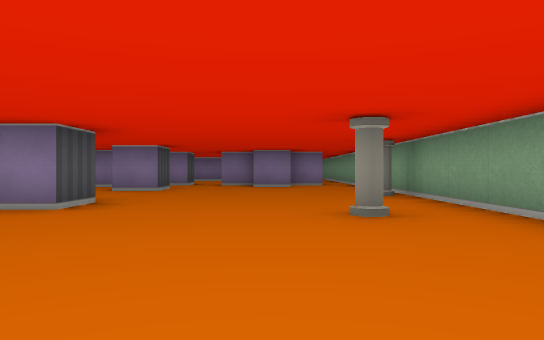
view 1 (above)

24 first-person views from a walk through a cub3D maze. The camera is about half as high as the walls, looks level and sees 70° across. The floor is counted in squares. Each view is taken from the middle of a square. On the plan, view 1 faces up. The plan holds only what a view shows up to about 9 squares ahead; the rest is blank. The place goes on beyond the plan.

view 2
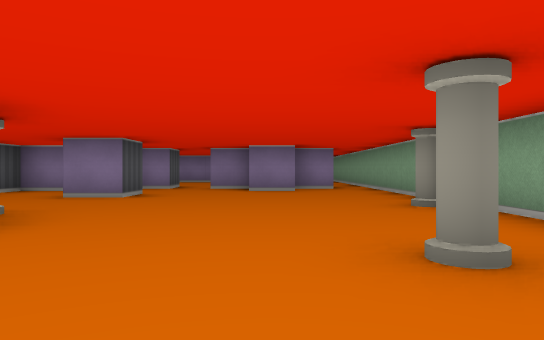

view 3
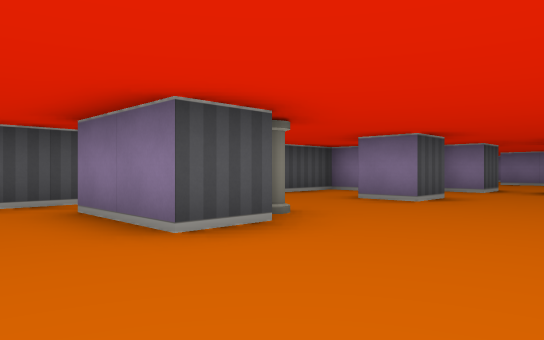

view 4
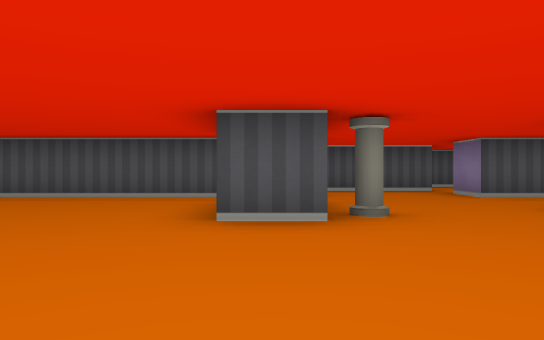

view 5
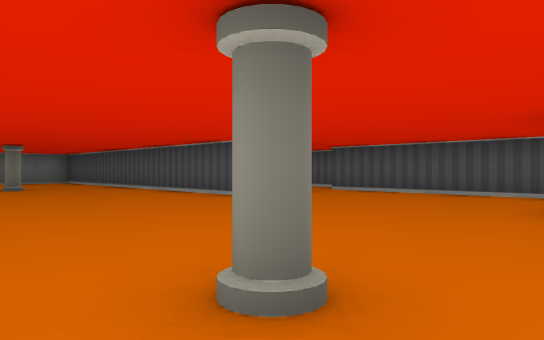

view 6
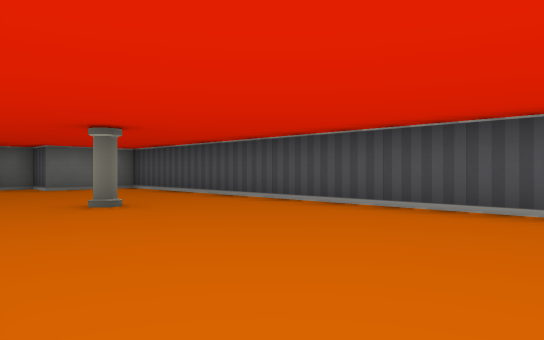

view 7
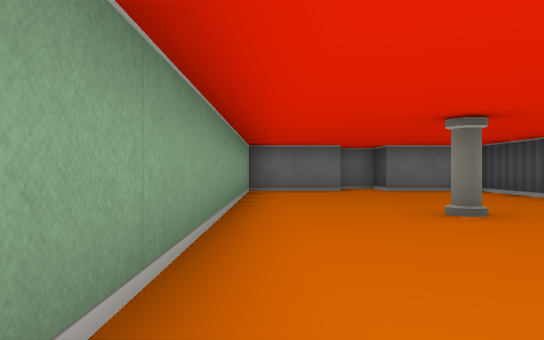

view 8
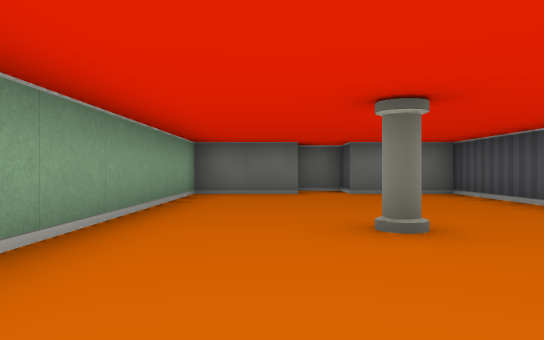

view 9
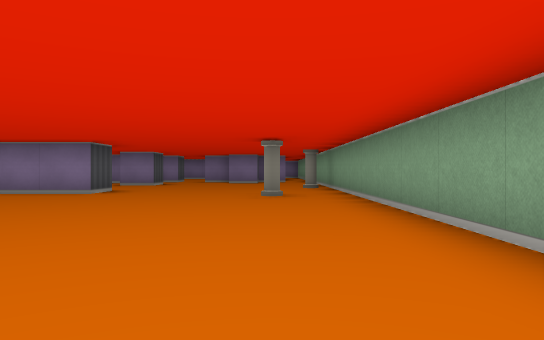

view 10
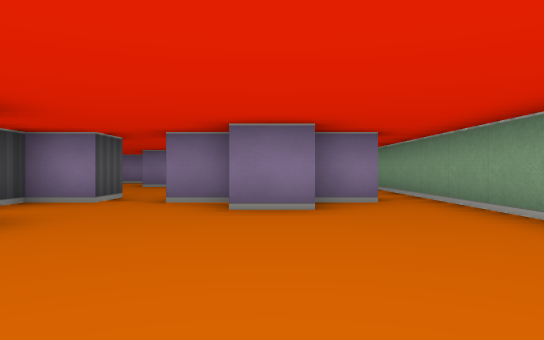

view 11
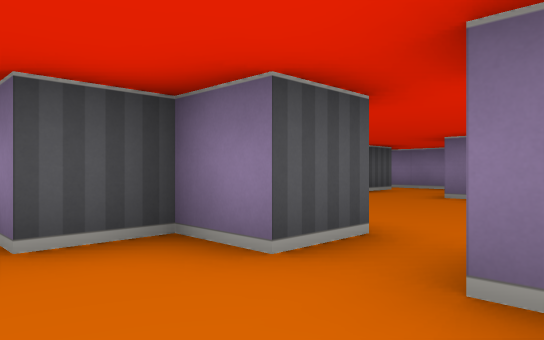

view 12
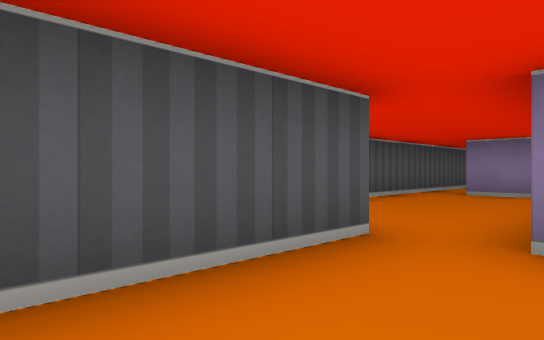

view 13
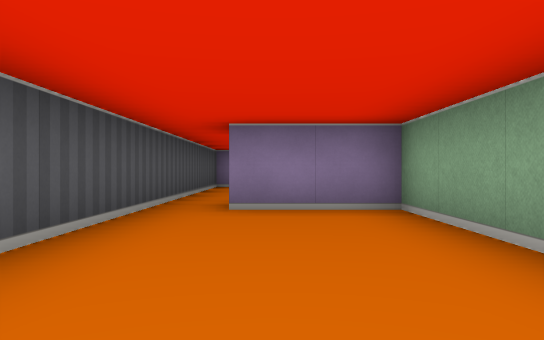

view 14
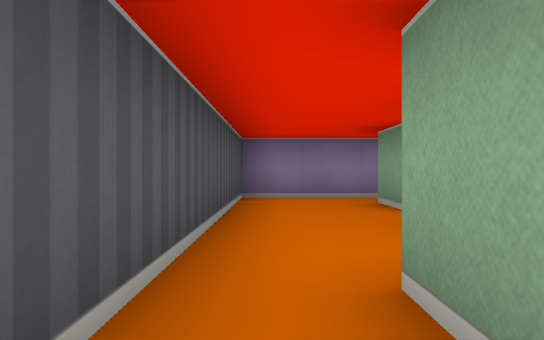

view 15
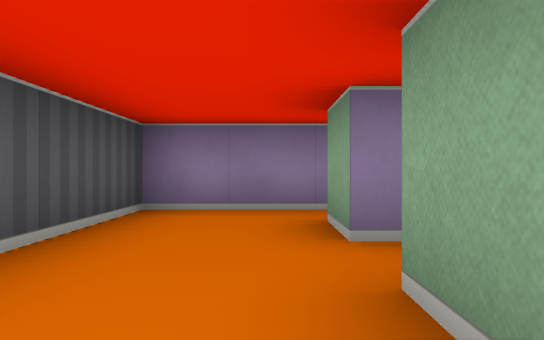

view 16
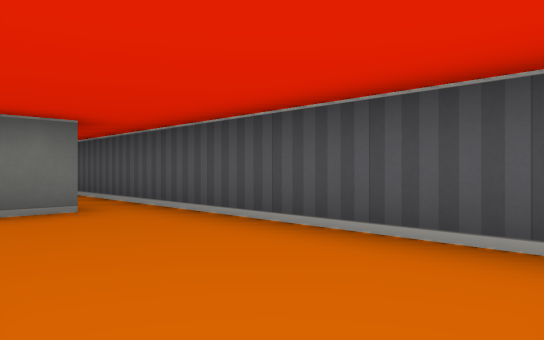

view 17
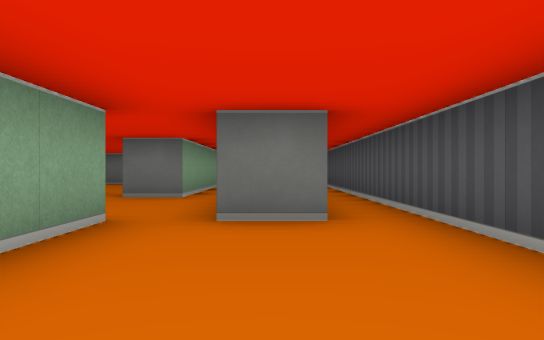

view 18
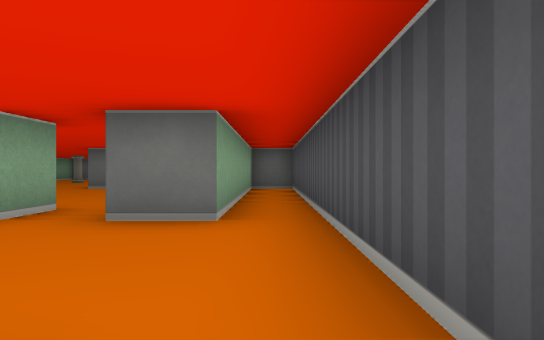

view 19
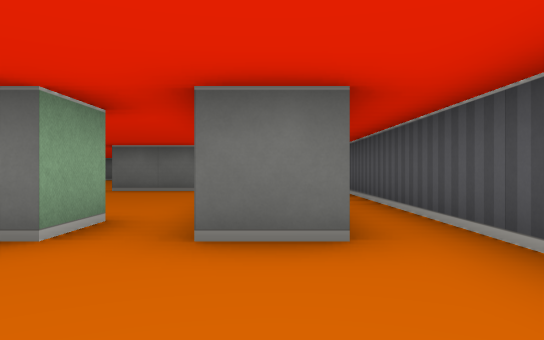

view 20
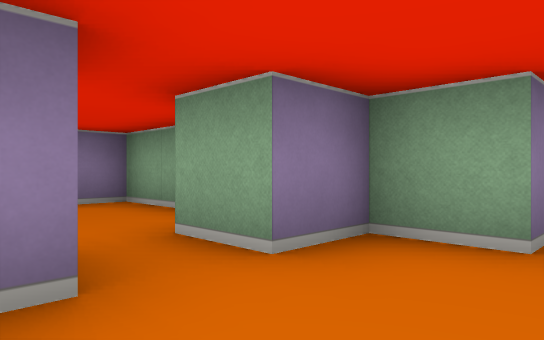

view 21
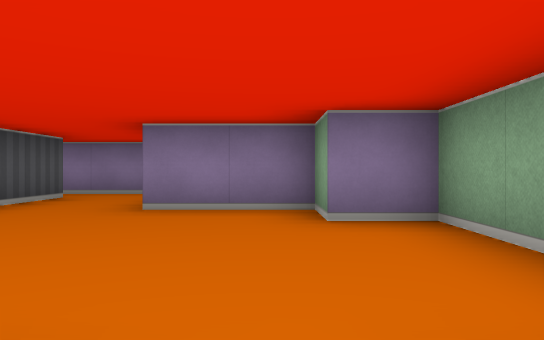

view 22
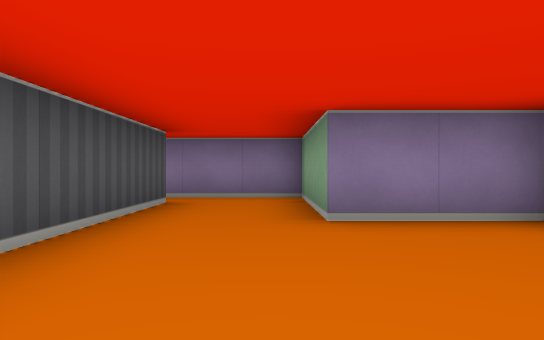

view 23
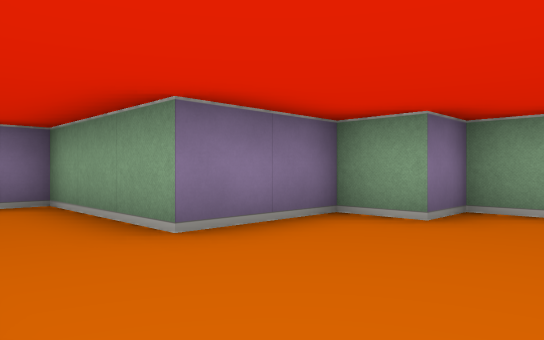

view 24
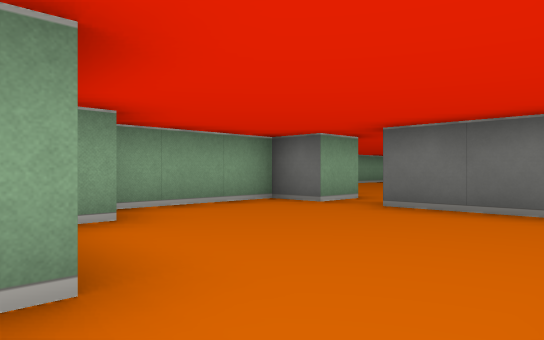

### Floor plan
Points are (right, up) in squares from view 1. A wall is a line through its corners. A room is listed if a view was taken in it or the views show most of it. See-through windows are left out.
Room 1 (views 1, 2, 3, 4, 5, 6, 7, 8, 9, 10, 11, 12, 19, 20, 21)
walls: (-2.5, 5.5) (-2.5, 4.5) (-4.5, 4.5) (-4.5, 5.5); (-4.4, -0.5) (-2.5, -0.5) (-2.5, -9.5) (-0.5, -9.5) (-0.5, -10.5) (0.5, -10.5); (-5.5, 4.9) (-5.5, -0.2); (-6.5, 0) (-6.5, 5.5) (-5.5, 5.5); (-2.5, 9.5) (-2.5, 8.5) (-3.5, 8.5); (0.5, 10.5) (-0.5, 10.5) (-0.5, 11.5) (-1.5, 11.5) (-1.5, 12.5); (-7.5, 8.5) (-7.5, 0.1); (1.5, 11.5) (0.5, 11.5); (-2.5, 12.5) (-2.5, 11.5) (-3.5, 11.5) (-3.5, 10.5) (-5.5, 10.5) (-5.5, 8.5) (-6.5, 8.5); (0.5, -9.5) (2.5, -9.5) (2.5, 11.5)
ways out: opening at (-7, 8) to room 2; opening at (-2, 12) to room 4; opening at (-5, 0); opening at (2, 12)
objects: pillar (-3, 6); pillar (0, -5); pillar (1, 4); pillar (2, 7)
Room 2 (views 13, 14, 16, 17, 18)
walls: (-8.6, 8.5) (-7.5, 8.5); (-6.5, 8.5) (-6.5, 13.5) (-8.5, 13.5); (-9.5, 13.5) (-9.5, 3)
ways out: opening at (-7, 8) to room 1; opening at (-9, 14) to room 3
Room 3 (view 15)
walls: (-7.5, 17.5) (-7.5, 18.5); (-7.5, 15.6) (-7.5, 16.5); (-7.5, 19.5) (-9.5, 19.5) (-9.5, 13.5); (-8.5, 13.5) (-8.5, 14.5)
ways out: opening at (-9, 14) to room 2; opening at (-6.5, 19) to room 5
Room 4 (views 22, 23, 24)
walls: (-4.2, 12.5) (-2.5, 12.5); (-1.5, 12.5) (-0.5, 12.5) (-0.5, 15.5) (-1.5, 15.5) (-1.5, 16.5) (-3.5, 16.5) (-3.5, 18.5); (-5.5, 18.5) (-5.5, 15.1)
ways out: opening at (-2, 12) to room 1; opening at (-4.5, 17.5) to room 5
Room 5 (no view inside)
walls: (-3.5, 18.5) (-3.5, 19.5) (-7.5, 19.5)
ways out: opening at (-6.5, 19) to room 3; opening at (-4.5, 17.5) to room 4

Where each view was taken, in squares from view 1:
view 1: 0 up, 0 right, facing up
view 2: 2 up, 0 right, facing up
view 3: 3 up, 0 right, facing up-left
view 4: 5 up, 1 right, facing left
view 5: 5 up, 2 right, facing down-left
view 6: 0 up, 2 right, facing down-left
view 7: 1 down, 2 right, facing down
view 8: 2 down, 1 right, facing down
view 9: 3 down, 1 right, facing up
view 10: 6 up, 0 right, facing up
view 11: 10 up, 1 left, facing up-left
view 12: 6 up, 6 left, facing up-left
view 13: 9 up, 8 left, facing up
view 14: 13 up, 9 left, facing up
view 15: 15 up, 8 left, facing up
view 16: 13 up, 7 left, facing down-left
view 17: 12 up, 8 left, facing down
view 18: 9 up, 7 left, facing down
view 19: 8 up, 6 left, facing down
view 20: 10 up, 3 left, facing up-right
view 21: 12 up, 2 left, facing up
view 22: 13 up, 4 left, facing up
view 23: 14 up, 5 left, facing up-right
view 24: 17 up, 5 left, facing down-right
